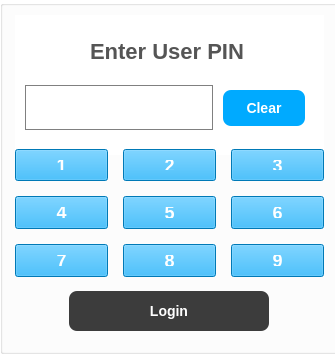
<?xml version="1.0" encoding="UTF-8"?>
<ui version="4.0">
 <class>Dialog</class>
 <widget class="QDialog" name="Dialog">
  <property name="geometry">
   <rect>
    <x>0</x>
    <y>0</y>
    <width>335</width>
    <height>354</height>
   </rect>
  </property>
  <property name="windowTitle">
   <string>Dialog</string>
  </property>
  <widget class="QGroupBox" name="groupBox">
   <property name="geometry">
    <rect>
     <x>0</x>
     <y>0</y>
     <width>339</width>
     <height>354</height>
    </rect>
   </property>
   <property name="minimumSize">
    <size>
     <width>250</width>
     <height>350</height>
    </size>
   </property>
   <property name="styleSheet">
    <string notr="true">    font-size: 18px;
    font-weight: bold;
    padding: 5px;
background-color:white;


</string>
   </property>
   <layout class="QVBoxLayout" name="verticalLayout_2">
    <item>
     <widget class="QGroupBox" name="groupBox_2">
      <property name="sizePolicy">
       <sizepolicy hsizetype="Preferred" vsizetype="Preferred">
        <horstretch>0</horstretch>
        <verstretch>0</verstretch>
       </sizepolicy>
      </property>
      <property name="minimumSize">
       <size>
        <width>0</width>
        <height>140</height>
       </size>
      </property>
      <property name="styleSheet">
       <string notr="true">    font-size: 22px;
    font-weight: bold;
    padding: 5px;
    color: #555555;
border:none;</string>
      </property>
      <property name="title">
       <string/>
      </property>
      <layout class="QVBoxLayout" name="verticalLayout_9">
       <property name="leftMargin">
        <number>0</number>
       </property>
       <property name="topMargin">
        <number>10</number>
       </property>
       <property name="rightMargin">
        <number>5</number>
       </property>
       <property name="bottomMargin">
        <number>5</number>
       </property>
       <item alignment="Qt::AlignHCenter">
        <widget class="QLabel" name="label_10">
         <property name="maximumSize">
          <size>
           <width>16777215</width>
           <height>30</height>
          </size>
         </property>
         <property name="text">
          <string>Enter User PIN</string>
         </property>
         <property name="margin">
          <number>0</number>
         </property>
        </widget>
       </item>
       <item>
        <widget class="QGroupBox" name="groupBox_9">
         <property name="minimumSize">
          <size>
           <width>250</width>
           <height>50</height>
          </size>
         </property>
         <property name="maximumSize">
          <size>
           <width>16777215</width>
           <height>60</height>
          </size>
         </property>
         <property name="styleSheet">
          <string notr="true">border:none;</string>
         </property>
         <property name="title">
          <string/>
         </property>
         <layout class="QHBoxLayout" name="horizontalLayout_2">
          <property name="leftMargin">
           <number>0</number>
          </property>
          <property name="topMargin">
           <number>0</number>
          </property>
          <property name="rightMargin">
           <number>0</number>
          </property>
          <property name="bottomMargin">
           <number>0</number>
          </property>
          <item>
           <widget class="QLineEdit" name="lineEdit_password">
            <property name="minimumSize">
             <size>
              <width>0</width>
              <height>45</height>
             </size>
            </property>
            <property name="styleSheet">
             <string notr="true">border: 1px solid gray;</string>
            </property>
            <property name="echoMode">
             <enum>QLineEdit::Password</enum>
            </property>
           </widget>
          </item>
          <item>
           <widget class="QPushButton" name="pushButton_clear">
            <property name="minimumSize">
             <size>
              <width>90</width>
              <height>40</height>
             </size>
            </property>
            <property name="styleSheet">
             <string notr="true">    background-color: rgb(0, 170, 255);
    color: white;
    border: none;
    padding: 10px 20px;
    text-align: center;
    text-decoration: none;
    display: inline-block;
    font-size: 14px;
    font-weight:bold;
    margin: 4px 4px;
    cursor: pointer;
    border-radius: 8px;
    transition-duration: 0.4s;</string>
            </property>
            <property name="text">
             <string>Clear</string>
            </property>
           </widget>
          </item>
         </layout>
        </widget>
       </item>
      </layout>
     </widget>
    </item>
    <item>
     <layout class="QGridLayout" name="gridLayout_keypad">
      <property name="spacing">
       <number>15</number>
      </property>
      <item row="4" column="0">
       <widget class="QPushButton" name="pushButton_7">
        <property name="styleSheet">
         <string notr="true">    font-size: 18px;
    font-weight: bold;
color: white;
background-color:rgb(0, 170, 255);
    padding: 10px;
    color: rgb(255, 255, 255);</string>
        </property>
        <property name="text">
         <string>7</string>
        </property>
       </widget>
      </item>
      <item row="3" column="1">
       <widget class="QPushButton" name="pushButton_5">
        <property name="styleSheet">
         <string notr="true">    font-size: 18px;
    font-weight: bold;
color: white;
background-color:rgb(0, 170, 255);
    padding: 10px;
    color: rgb(255, 255, 255);</string>
        </property>
        <property name="text">
         <string>5</string>
        </property>
       </widget>
      </item>
      <item row="4" column="2">
       <widget class="QPushButton" name="pushButton_9">
        <property name="styleSheet">
         <string notr="true">    font-size: 18px;
    font-weight: bold;
color: white;
background-color:rgb(0, 170, 255);
    padding: 10px;
    color: rgb(255, 255, 255);</string>
        </property>
        <property name="text">
         <string>9</string>
        </property>
       </widget>
      </item>
      <item row="2" column="1">
       <widget class="QPushButton" name="pushButton_2">
        <property name="styleSheet">
         <string notr="true">    font-size: 18px;
    font-weight: bold;
color: white;
background-color:rgb(0, 170, 255);
    padding: 10px;
    color: rgb(255, 255, 255);</string>
        </property>
        <property name="text">
         <string>2</string>
        </property>
       </widget>
      </item>
      <item row="2" column="0">
       <widget class="QPushButton" name="pushButton_1">
        <property name="styleSheet">
         <string notr="true">    font-size: 18px;
    font-weight: bold;
color: white;
background-color:rgb(0, 170, 255);
    padding: 10px;
    color: rgb(255, 255, 255);</string>
        </property>
        <property name="text">
         <string>1</string>
        </property>
       </widget>
      </item>
      <item row="2" column="2">
       <widget class="QPushButton" name="pushButton_3">
        <property name="styleSheet">
         <string notr="true">    font-size: 18px;
    font-weight: bold;
color: white;
background-color:rgb(0, 170, 255);
    padding: 10px;
    color: rgb(255, 255, 255);</string>
        </property>
        <property name="text">
         <string>3</string>
        </property>
       </widget>
      </item>
      <item row="4" column="1">
       <widget class="QPushButton" name="pushButton_8">
        <property name="styleSheet">
         <string notr="true">    font-size: 18px;
    font-weight: bold;
color: white;
background-color:rgb(0, 170, 255);
    padding: 10px;
    color: rgb(255, 255, 255);</string>
        </property>
        <property name="text">
         <string>8</string>
        </property>
       </widget>
      </item>
      <item row="3" column="2">
       <widget class="QPushButton" name="pushButton_6">
        <property name="styleSheet">
         <string notr="true">    font-size: 18px;
    font-weight: bold;
color: white;
background-color:rgb(0, 170, 255);
    padding: 10px;
    color: rgb(255, 255, 255);</string>
        </property>
        <property name="text">
         <string>6</string>
        </property>
       </widget>
      </item>
      <item row="3" column="0">
       <widget class="QPushButton" name="pushButton_4">
        <property name="styleSheet">
         <string notr="true">    font-size: 18px;
    font-weight: bold;
color: white;
background-color:rgb(0, 170, 255);
    padding: 10px;
    color: rgb(255, 255, 255);</string>
        </property>
        <property name="text">
         <string>4</string>
        </property>
       </widget>
      </item>
     </layout>
    </item>
    <item alignment="Qt::AlignHCenter">
     <widget class="QPushButton" name="pushButton_login">
      <property name="minimumSize">
       <size>
        <width>200</width>
        <height>0</height>
       </size>
      </property>
      <property name="maximumSize">
       <size>
        <width>250</width>
        <height>16777215</height>
       </size>
      </property>
      <property name="styleSheet">
       <string notr="true">    background-color:rgb(60, 60, 60);
    color: white;
    border: none;
    padding: 12px 24px;
	margin: 8px 0px;
    text-align: center;
    text-decoration: none;
    display: inline-block;
    font-size: 14px;
    font-weight:bold;
    cursor: pointer;
    border-radius: 8px;
    transition-duration: 0.4s;</string>
      </property>
      <property name="text">
       <string>Login</string>
      </property>
     </widget>
    </item>
   </layout>
  </widget>
 </widget>
 <resources/>
 <connections/>
</ui>
